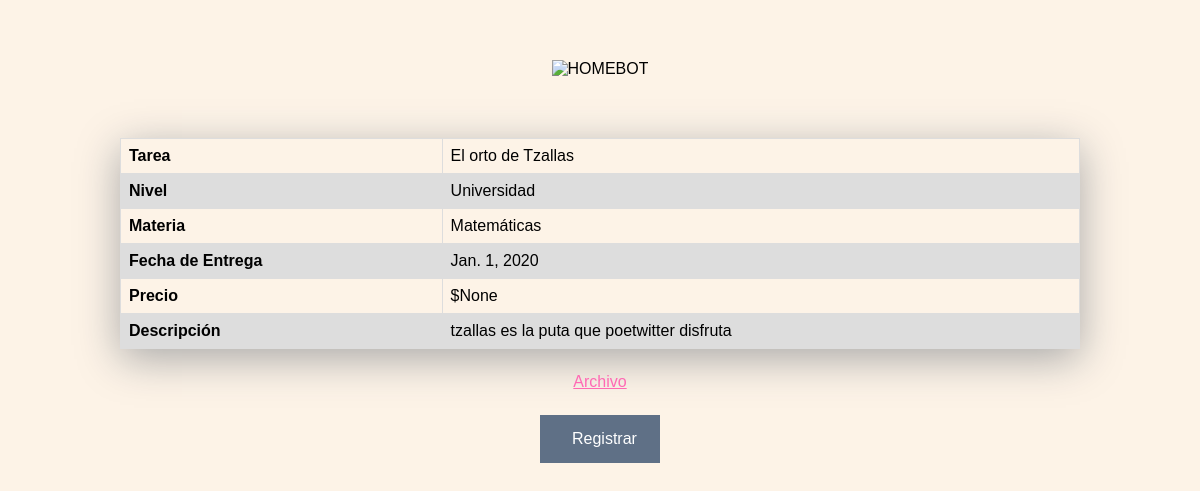
Page /staff/5 (signed in) on the committed database.
### homeworkcrafter/models.py (models this page shows, shortened)
class Homework(models.Model):
    homework = models.CharField(max_length=64)
    name = models.CharField(max_length=32)
    email = models.CharField(max_length=64)
    number = models.CharField(max_length=32)
    level = models.CharField(max_length=32, default="bachillerato")
    subject = models.CharField(max_length=64)
    date = models.DateField()
    time = models.TimeField()
    description = models.CharField(max_length=5000)
    instruction_file = models.FileField(null = True, blank=True)
    price = models.IntegerField(null=True, blank=True)
    code = models.CharField(max_length=16, unique=True)
    paid = models.BooleanField(default=False)

### staff/views.py (the view)
# urls.py: path("<int:homework_id>", views.homework, name="homework"),
def homework(request, homework_id):
    if not request.user.is_authenticated:
        return HttpResponseRedirect(reverse("staff:login"))
    try:
        homework = Homework.objects.get(pk=homework_id)
    except Homework.DoesNotExist:
        raise Http404("Homework does not exist")
    context = {
        "homework": homework
    }
    request.session["job"] = homework_id
    return render(request, "staff/homework.html", context)

### staff/templates/staff/homework.html (shortened to what this page needs)
{% extends "staff/layout.html" %}
{% load static %}
{% block body %}
    <div class="pagehead">
        <img src="{% static 'staff/logo_big.png' %}" alt="HOMEBOT">
    </div>
    <table>
        <tr>
            <th>Tarea</th>
            <td>{{ homework.homework }}</td>
        </tr>
        <tr>
            <th>Nivel</th>
            <td>{{ homework.level }}</td>
        </tr>
        <tr>
            <th>Materia</th>
            <td>{{ homework.subject }}</td>
        </tr>
        <tr>
            <th>Fecha de Entrega</th>
            <td>{{ homework.date }}</td>
        </tr>
        <tr>
            <th>Precio</th>
            <td>${{ homework.price }}</td>
        </tr>
        <tr>
            <th>Descripción</th>
            <td>{{ homework.description }}</td>
        </tr>
    </table>
    {% if homework.instruction_file %}
        <div class="down">
            <a href="{{ homework.instruction_file.url }}" download>Archivo</a>
        </div>
    {% endif %}
    <form action="{% url 'staff:addjob' %}" method="post">
        <div class="down"><input type="submit" value="Registrar" id="register"></div>
    </form>
{% endblock %}

### staff/static/staff/main.css (style rules this page uses)
* { margin: 0px; padding: 0px; box-sizing: border-box; }
body, html { height: 100%; font-family: sans-serif; }
input { outline: none; border: none; }

### staff/static/staff/style.css (style rules this page uses)
body { font-family: Arial, Helvetica, sans-serif; background-color: #fdf3e7; }
table { font-family: arial, sans-serif; border-collapse: collapse; width: 80%; margin: auto auto auto auto; box-shadow: 0px 10px 40px darkgray; padding: 10px; margin-top: 0%; }
td, th { border: 1px solid #dddddd; text-align: left; padding: 8px; }
tr:nth-child(even) { background-color: #dddddd; }
a { color: hotpink; }
.pagehead { text-align: center; }
.pagehead img { padding: 5%; }
.down { text-align: center; padding-top: 2%; }
* { box-sizing: border-box; }
body { margin: 0; font-family: Arial, Helvetica, sans-serif; }
#register { background-color: #5f7086; border: none; color: white; padding: 15px 32px; text-align: center; text-decoration: none; display: inline-block; font-size: 16px; cursor: pointer; width: 10%; }

### rows in the picture
Homework: homework "El orto de Tzallas", level "Universidad", subject "Matemáticas", date "Jan. 1, 2020", price "None", description "tzallas es la puta que poetwitter disfruta"
